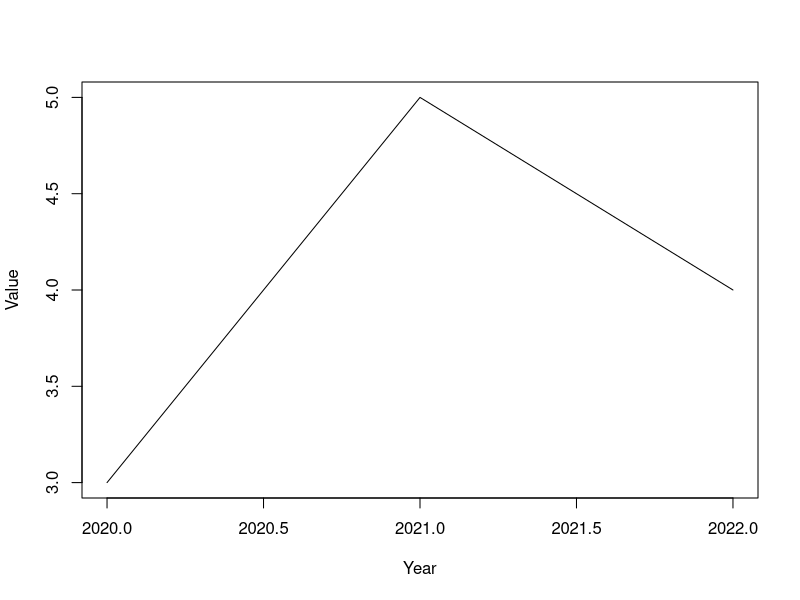

Write R code to recreate this figure.
## ---- chunk 1
df <- data.frame(year = c(2020, 2021, 2022), value = c(3, 5, 4))
plot(df$year, df$value, type = "l", xlab = "Year", ylab = "Value")
